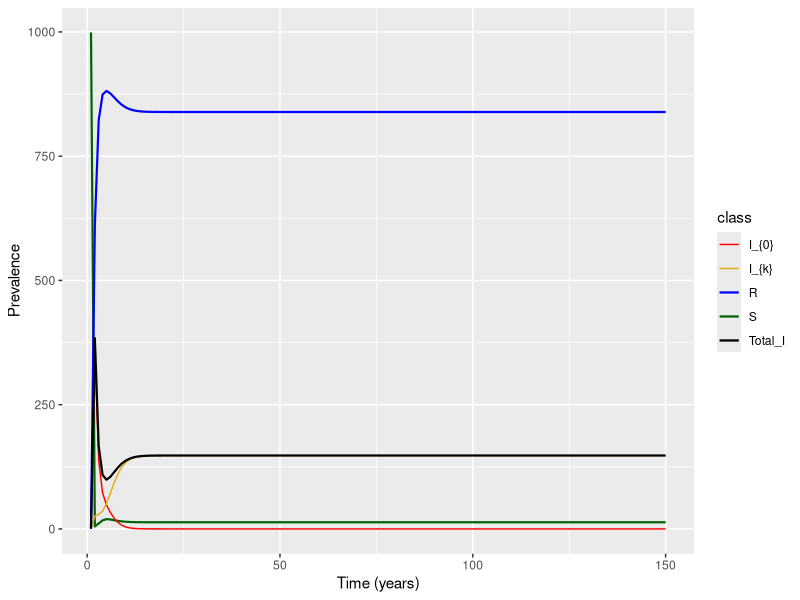

The R script that drew this image:
require(deSolve)
require(ggplot2)
require(reshape2)
library(dplyr)
require(gridExtra)

rm(list=ls())

# Added a new function to create the data for k classes, so here it just creates the parameters
parameters=data.frame(rec=0.2,trans=0.05, death=.1,birth=.1, mut=0.05)
#k=2
PopulationSize<-1000
#R0<- (parameters$birth * PopulationSize * parameters$trans) / ((parameters$death*PopulationSize) * (parameters$death + parameters$rec))
#R0


# Time points
#time=seq(from=1,to=150,by=1/365)
time=seq(from=1,to=150)

##### detection function ######
# Function to get detection rate with is an exponential decay function scaled by "a"
det = function(k, a = 1, dMax=1){
  return(dMax*exp(-k*a))
}

#### Build data for n_k infection classes ######
# Builds the initial state data vector. Takes total number of infection classes (n_k, which includes I0, e.g. 20 infection classes run from 0 to 19) and then total pop size. This will be distributed such that only S and I0 have individuals, otherwise all 0s.
build_data <- function(n_k, total_pop_size){
  
  state <- numeric(n_k+2)
  names(state)[c(1,n_k+2)] <- c('S','R')
  
  for(i in 1:n_k){
    names(state)[i+1] <- paste0("I",i-1)
  }
  
  state[1] <- total_pop_size-1
  state[2] <- 1
  return(state)
}

##########################################################################
### INITIAL STATES:
##########################################################################
initial_states <- build_data(n_k=2,total_pop_size = PopulationSize)
initial_states

Q<-1000 # REMOVE ME - temp pop size

######### SIR Model for k classes #######
sir_modelAW <- function(time, state, parameters){
  
  # Get total pop size by summing over state vector
  N = sum(state)  
  
  # Total number of states including infection, S, and R
  all_states <- length(state)
  
  # Number of potential mutation/infection states (all states minus susceptible and recovered)
  n = all_states - 2
  
  # vector to hold di/dt 
  i_dot = rep(0, n)
  
  # I_n is the number of infected in the last infection/mutation class
  I_n = state[length(state)-1]
  
  # number of recovered individuals
  R = state[length(state)]
  
  # Vector to store deltas for all states, from S through all I's and N
  deltas <- numeric(all_states)
  
  
  #################################################################################
  ### QUESTION:
  #################################################################################
  i = state[2:n] ############## SHOULD THIS BE 2:n-1 b/c I_n is coded separately???
  #################################################################################
  #################################################################################
  
  
  ## S #########################################
  #First Delta is for susceptibles - don't think this needs to be iterated over all classes b/c of the sum_of_rel function? Could be wrong.
  deltas[1] = parameters$birth*Q - (state['S']*(parameters$death + parameters$trans*sum(state[which(names(state)!='S' & names(state)!='R')])))
  
  
  ### I0 ########################################
  # Second delta is I0 which is unique b/c nothing mutates into it. So it gets its own function here, gaining new individuals from S in the first half, then losing individuals through recovery, mutation to I1, death, and detection.
  deltas[2] = parameters$trans*state['S']*state['I0'] - (parameters$rec + parameters$mut + parameters$death + det(k=0))*state['I0']
  
  ### In ########################################
  #The second to last delta is the last infection class, which is also unique, in that it doesn't mutate into anything. So it gets its own recursion. Gaining individuals from S in the first half, losing individuals from recovery, death, and detection, then gaining individuals from the second to last infection class via mutation.
 deltas[all_states-1] = parameters$trans*state['S']*I_n - (parameters$rec + parameters$death + det(k=n-1))*I_n + parameters$mut*state[all_states-2]
  print(paste("n = ", n, sep=""))
  
  # Pulling the indices for all infection classes except for I0 and In, since they should all have the same equation for change over time: gains from susceptibles based on transmission, loss from recovery, mutation, death, and detection, then gain from mutation in the previous class.
  
  # Construct the last infection class name using n
  last_name <- paste0('I', n-1)
  # vector of names to exclude
  excluded_names <- c("S", "I0", last_name, "R")
  
  #indices for all infection classes. In retrospect, this should always be like 3:all_states-2 I think? We exclude S and I0 (indices 1 and 2) and then In and R (indices all_states-1 and all_states)
  inf_indices <- which((!names(state) %in% excluded_names))
  
  # Not sure If I need to do this, but I've set this up do recovery from class I0 and class In as well as death of recovered individuals. I then update this with recoveries from all other infection classes within the loop below. Then I put that into the deltas vector at the end. there may be a more elegant way of doing this using the sum_of_rel variable/function but I wasn't sure how that worked.
  dR <- (parameters$rec +det(k=0))*state['I0']+(parameters$rec + det(k=n-1))*state[all_states-1] - parameters$death*state['R']
  
  # This iterator tracks how many mutations we are from 0, which is just tough to do when using indices, but juggling indices is tough if we try and iterate over the infection class number itself. So I just got lazy about it tbh. Hopefully it works?
  it <- 1
  
  for(i in inf_indices){
   
    # Get delta for current infection class, looping through all except 0 and n
    deltas[i] <- parameters$trans*state['S']*state[i] - (parameters$rec + parameters$mut + parameters$death + det(k=it))*state[i] + parameters$mut*state[i-1]
   # print(paste("hi", deltas[i], sep=" "))
    #get our recovered change - just add to it each time I think? This makes sense? Maybe? Hmmm.
    dR <- dR + (parameters$rec + det(k=it))*state[i] 
    
    #update our mutation iterator
    it <- it+1
  }
  
  #dR <- dR - parameters$death*(state['R']+dR)
  
  #   #put the recovered change into the final deltas slot
  deltas[all_states] <- dR
  #   
  #   #return deltas
  return(list(deltas))
}

initial_states

sir_modelAW(time, initial_states, parameters)


###### Solving the differential equations: ######
output<-as.data.frame(ode(y=initial_states,func = sir_modelAW,parms=parameters,times = time, method="ode45"))

max(rowSums(output[,-1]))

# Get the sums of all infected classes to plot as a separate line
sums<-output[,c(-2, -length(output))] # remove the S and R class

Totals<-rowSums(sums[,-1]) # Take the row sums excluding the time variable

# Format it to fit with out_long
Tots<-data.frame("time"=as.numeric(sums$time), "variable"=rep("Total_I", length(Totals)), "value"=as.numeric(Totals))

out_long=melt(output,id="time")

which(out_long$variable!="S" & out_long$variable!= "I0"  & out_long$variable!= "R")

out_long<-rbind(out_long, Tots)

### Creating a class to relabel for plotting
out_long$class<-NA

out_long$class[which(out_long$variable!="S" & out_long$variable!= "I0"  & out_long$variable!= "R" & out_long$variable!= "Total_I")]<-"I_{k}"
out_long$class[which(out_long$variable=="S")]<-"S"
out_long$class[which(out_long$variable=="I0")]<-"I_{0}"
out_long$class[which(out_long$variable=="R")]<-"R"
out_long$class[which(out_long$variable=="Total_I")]<-"Total_I"

head(out_long)

####### Plotting the prevalence over time #######
#quartz(width=10,height=6)
ggplot(data = out_long,                                               
       aes(x = time, y = value, colour = class, group = variable, size=class)) +  
  geom_line() +                                                          
  xlab("Time (years)")+                                                  
  ylab("Prevalence") + scale_color_discrete(name="State")+
  scale_color_manual(values=c("red", "#e4ab18", "blue", "darkgreen", "black"))+
  scale_size_manual(values=c(0.5,0.5,0.75,0.75,0.75))

#rm(list=ls())

print(paste("Final Equilibrium of Total Infected is",Tots$value[nrow(Tots)] , sep=" "))



#b<-parameters$birth
alpha<-formals(det)$a
beta<-parameters$trans
d<-formals(det)$dMax
delta<-parameters$death
nu<-parameters$rec

# Analytical R0:
(exp(alpha)*beta)/(d+exp(alpha)*delta+exp(alpha)*nu)

# Analytical equilibrium:
-((delta*(d - exp(alpha)*Q*beta + exp(alpha)*delta + exp(alpha)*nu))/(beta*(d + exp(alpha)*delta + exp(alpha)*nu)))
